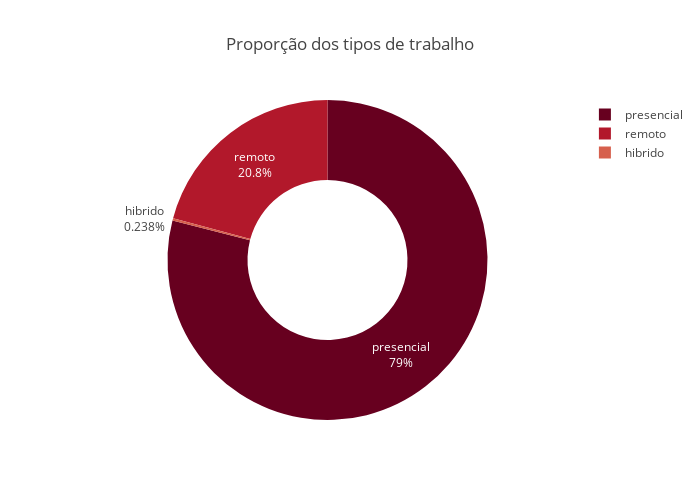

Notebook source saved alongside this figure:
### Code cell
remoto_contagem = df_limpo['remoto'].value_counts().reset_index()
remoto_contagem.columns = ['tipo_trabalho', 'quantidade']
colors = ['red' if count == df_seniority.max() else 'SteelBlue' for count in remoto_contagem]

fig = px.pie(remoto_contagem,
             names='tipo_trabalho',
             values='quantidade',
             title='Proporção dos tipos de trabalho',
             color_discrete_sequence=px.colors.sequential.RdBu,
             hole=0.5
          )
fig.update_traces(textinfo='percent+label')

fig.update_layout(
    width=700,
    height=500,
    showlegend=True
)

fig.show()

### Figure 1 — Plotly figure (JSON) as saved in the notebook; plotly's stock layout.template omitted (floating-point values rounded to 4 significant figures)
{"data": [{"domain": {"x": [0, 1], "y": [0, 1]}, "hole": 0.5, "hovertemplate": "tipo_trabalho=%{label}<br>quantidade=%{value}<extra></extra>", "labels": ["presencial", "remoto", "hibrido"], "legendgroup": "", "name": "", "showlegend": true, "textinfo": "percent+label", "type": "pie", "values": [105305, 27716, 318]}], "layout": {"height": 500, "legend": {"tracegroupgap": 0}, "piecolorway": ["rgb(103,0,31)", "rgb(178,24,43)", "rgb(214,96,77)", "rgb(244,165,130)", "rgb(253,219,199)", "rgb(247,247,247)", "rgb(209,229,240)", "rgb(146,197,222)", "rgb(67,147,195)", "rgb(33,102,172)", "rgb(5,48,97)"], "showlegend": true, "title": {"text": "Proporção dos tipos de trabalho"}, "width": 700}}
